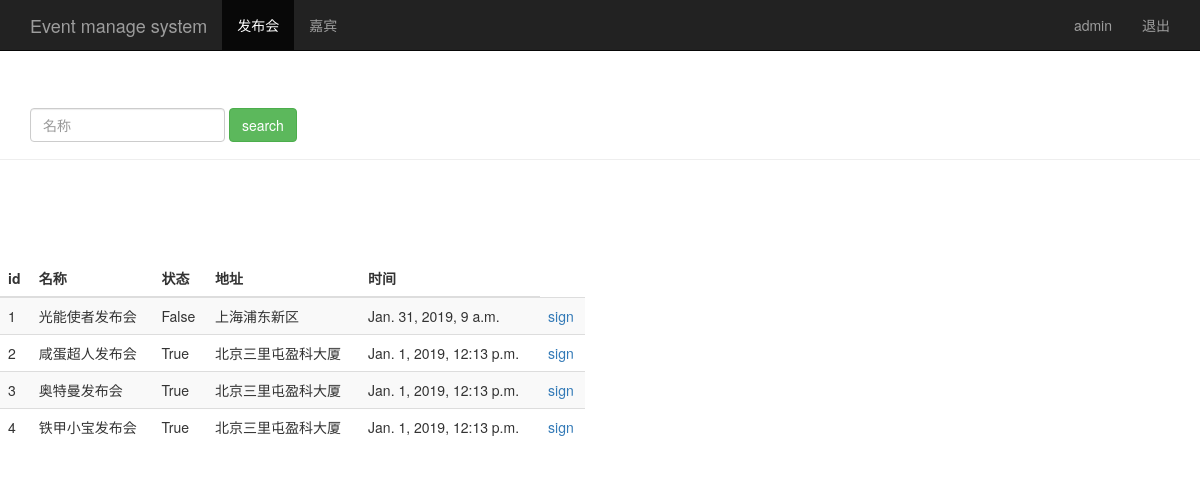
The page /event_manage/ (signed in) on the database its author committed.
### sign/models.py (models this page shows, shortened)
class Event(models.Model):
    name = models.CharField(max_length = 100)
    limit = models.IntegerField()
    status = models.BooleanField()
    address = models.CharField(max_length = 200)
    start_time = models.DateTimeField('event time')
    create_time = models.DateTimeField(auto_now=True)

### sign/views.py (the view)
# urls.py: url('^event_manage/$',views.event_manage),
@login_required
def event_manage(request):
    event_list = Event.objects.all()
    username = request.session.get('user','')
    return render(request,"event_manage.html",{"user":username,'events':event_list})

### sign/templates/event_manage.html (shortened to what this page needs)
<!DOCTYPE html>
<html lang="en" dir="ltr">
  <head>
    {% load bootstrap3 %}
    {% bootstrap_css %}
  </head>
  <body role="document">
    <nav class="navbar navbar-inverse navbar-fixed-top">
      <div class="container">
        <div class="navbar-header">
          <a class="navbar-brand" href = "/event_manage/">Event manage system</a>
        </div>
        <div id="navbar" class="collapse navbar-collapse">
          <ul class= "nav navbar-nav">
            <li class="active"><a href="#">发布会</a></li>
            <li><a href="/guest_manage/">嘉宾</a></li>
          </ul>
          <ul class="nav navbar-nav navbar-right">
            <li><a href="#">{{user}}</a></li>
            <li><a href="/logout/">退出</a></li>
          </ul>
        </div>
      </div>
    </nav>
    <div class="page-header" style="padding-top:60px;">
      <div id= navbar class="navbar-collapse collapse" >
        <form class="navbar-form" action="/search_name/" method="get">
          <div class="form-group">
            <input type="text" name="name" placeholder="名称" class="form-control">
          </div>
          <button type="submit" class="btn btn-success">search</button>
        </form>
      </div>
    </div>
    <div class="row" style ="padding-top:80px;">
      <div class="col-md-6">
        <table class="table table-striped">
          <thead>
            <tr>
              <th>id</th><th>名称</th><th>状态</th><th>地址</th><th>时间</th>
            </tr>
          </thead>
          <tbody>
            {% for event in events %}
            <tr>
              <td>{{event.id}}</td>
              <td>{{event.name}}</td>
              <td>{{event.status}}</td>
              <td>{{event.address}}</td>
              <td>{{event.start_time}}</td>
              <td><a href="/sign_index/{{event.id}}/" target="{{event.id}}_blank">sign</a></td>
            </tr>
            {% endfor %}
          </tbody>
        </table>
      </div>
    </div>
  </body>
</html>

### rows shown on the page
Event: id "1", name "光能使者发布会", status "False", address "上海浦东新区", start_time "Jan. 31, 2019, 9 a.m."
Event: id "2", name "咸蛋超人发布会", status "True", address "北京三里屯盈科大厦", start_time "Jan. 1, 2019, 12:13 p.m."
Event: id "3", name "奥特曼发布会", status "True", address "北京三里屯盈科大厦", start_time "Jan. 1, 2019, 12:13 p.m."
Event: id "4", name "铁甲小宝发布会", status "True", address "北京三里屯盈科大厦", start_time "Jan. 1, 2019, 12:13 p.m."

### other values the page prints
{{ user }} "admin"
